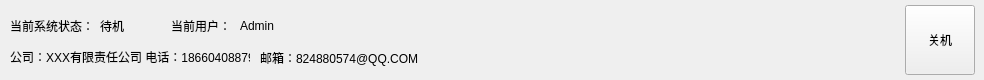
    <widget class="QWidget" name="widget_StatusBar" native="true">
     <property name="minimumSize">
      <size>
       <width>0</width>
       <height>80</height>
      </size>
     </property>
     <property name="maximumSize">
      <size>
       <width>16777215</width>
       <height>80</height>
      </size>
     </property>
     <widget class="QLabel" name="label_currentStatus">
      <property name="geometry">
       <rect>
        <x>100</x>
        <y>15</y>
        <width>54</width>
        <height>21</height>
       </rect>
      </property>
      <property name="text">
       <string>待机</string>
      </property>
     </widget>
     <widget class="QLabel" name="label_6">
      <property name="geometry">
       <rect>
        <x>10</x>
        <y>15</y>
        <width>81</width>
        <height>21</height>
       </rect>
      </property>
      <property name="text">
       <string>当前系统状态：</string>
      </property>
     </widget>
     <widget class="QLabel" name="label_currentuser">
      <property name="geometry">
       <rect>
        <x>240</x>
        <y>15</y>
        <width>54</width>
        <height>21</height>
       </rect>
      </property>
      <property name="text">
       <string>Admin</string>
      </property>
     </widget>
     <widget class="QLabel" name="label_7">
      <property name="geometry">
       <rect>
        <x>150</x>
        <y>15</y>
        <width>81</width>
        <height>21</height>
       </rect>
      </property>
      <property name="text">
       <string>当前用户：</string>
      </property>
      <property name="alignment">
       <set>Qt::AlignRight|Qt::AlignTrailing|Qt::AlignVCenter</set>
      </property>
     </widget>
     <widget class="QLabel" name="label_3">
      <property name="geometry">
       <rect>
        <x>260</x>
        <y>45</y>
        <width>211</width>
        <height>25</height>
       </rect>
      </property>
      <property name="text">
       <string>邮箱：824880574@QQ.COM</string>
      </property>
     </widget>
     <widget class="QLabel" name="label_2">
      <property name="geometry">
       <rect>
        <x>10</x>
        <y>45</y>
        <width>240</width>
        <height>25</height>
       </rect>
      </property>
      <property name="minimumSize">
       <size>
        <width>0</width>
        <height>25</height>
       </size>
      </property>
      <property name="maximumSize">
       <size>
        <width>16777215</width>
        <height>25</height>
       </size>
      </property>
      <property name="text">
       <string>&lt;html&gt;&lt;head/&gt;&lt;body&gt;&lt;p&gt;公司：XXX有限责任公司  电话：18660408879  &lt;/p&gt;&lt;/body&gt;&lt;/html&gt;</string>
      </property>
     </widget>
     <widget class="QToolButton" name="toolButton">
      <property name="geometry">
       <rect>
        <x>905</x>
        <y>5</y>
        <width>70</width>
        <height>70</height>
       </rect>
      </property>
      <property name="sizePolicy">
       <sizepolicy hsizetype="Fixed" vsizetype="Fixed">
        <horstretch>0</horstretch>
        <verstretch>0</verstretch>
       </sizepolicy>
      </property>
      <property name="text">
       <string>关机</string>
      </property>
      <property name="icon">
       <iconset resource="rc.qrc">
        <normaloff>:/images/image/close.png</normaloff>:/images/image/close.png</iconset>
      </property>
      <property name="iconSize">
       <size>
        <width>36</width>
        <height>36</height>
       </size>
      </property>
      <property name="popupMode">
       <enum>QToolButton::DelayedPopup</enum>
      </property>
      <property name="toolButtonStyle">
       <enum>Qt::ToolButtonTextUnderIcon</enum>
      </property>
      <property name="autoRaise">
       <bool>false</bool>
      </property>
     </widget>
    </widget>
